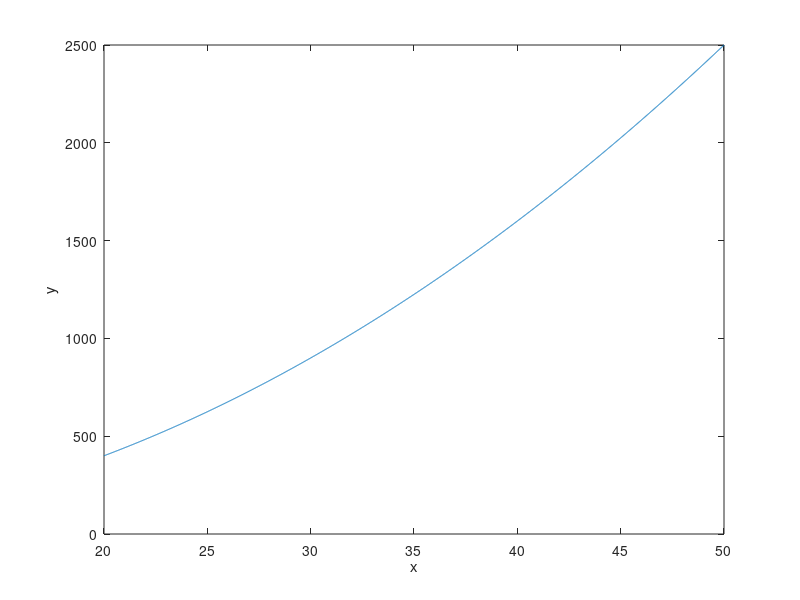

This figure's MATLAB source:
close all
clear all
clc

% x=20:2:50;
 x=20:0.01:50;

y=x.^2;

plot(x,y)
xlabel('x')
ylabel('y')

%% int(y) limits x==30 to x==40
ind1=find(x==30)
ind2=find(x==40)

int_res=trapz(x(ind1:ind2),y(ind1:ind2))  

%% integrating with only one array: integrating w.r.t. index
t1=20:0.2:50;
t2=20:0.1:50;

I1=trapz(t1.^2) % the result will vary depending on number of data points / indices
I2=trapz(t2.^2)
